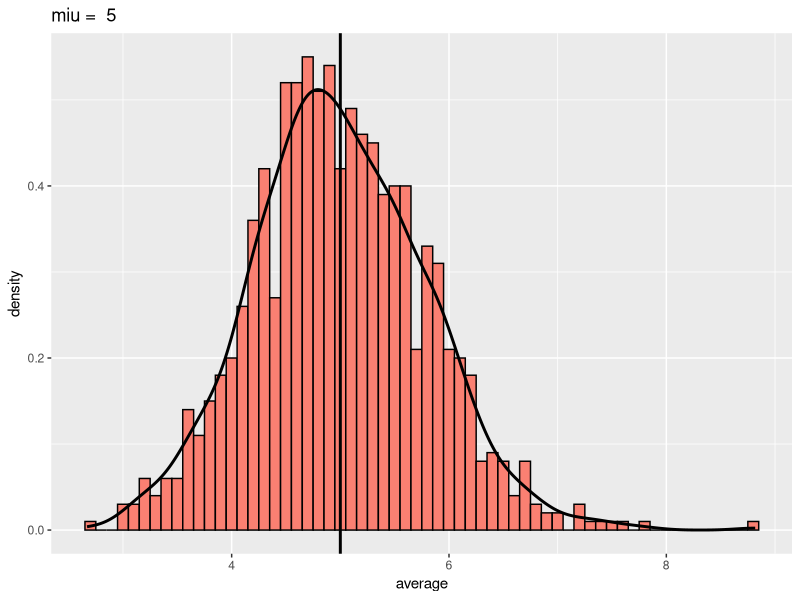
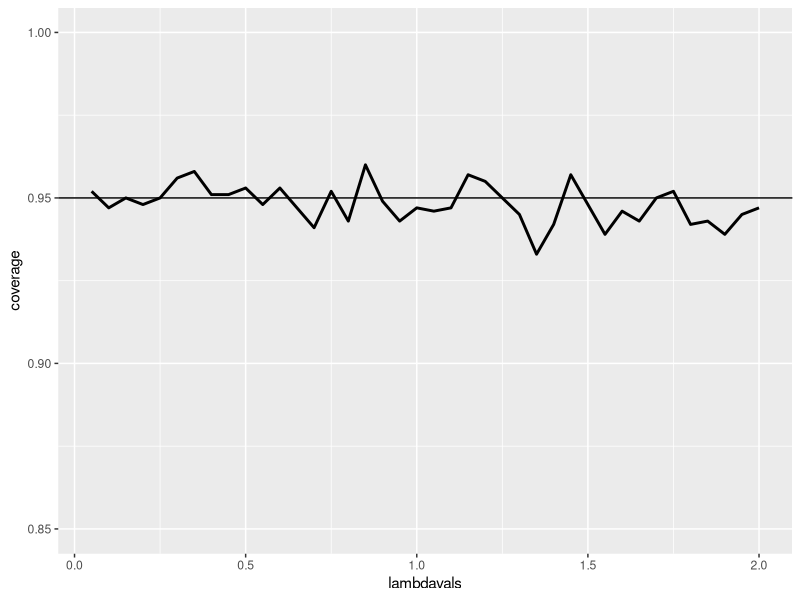

R code for these plots, in order:
## ---- chunk 1
nosim <- 1000
n<-40
lambda<-0.2
mean(apply(matrix(rexp(nosim*n, lambda), ncol=n), 1, mean))
1/lambda
## ---- chunk 2
nosim <- 1000
n<-40
lambda<-0.2
sd(apply(matrix(rexp(nosim*n, lambda), ncol=n), 1, mean))^2
(1/lambda)^2/n
## ---- chunk 3
library(data.table)
nosim <- 1000
n<-40
lambda<-0.2
df<-data.table(average=apply(matrix(rexp(nosim*n, lambda), ncol=n), 1, mean))
## ---- chunk 4
library(ggplot2)
g <- ggplot(df, aes(x = average)) + labs(title = paste('miu = ', 1/lambda))
g <- g + geom_histogram(fill = "salmon",binwidth=0.1, aes(y = ..density..), colour = "black")
g <- g + geom_density(size = 1) + geom_vline(xintercept = 1/lambda, size =1)
g
## ---- chunk 5
lambdavals <- seq(0.05, 2.0, by = 0.05)
nosim <- 1000
n<-400
coverage <- sapply(lambdavals, function(lambda) {
  xhats<-matrix(rexp(nosim*n, lambda), ncol=n)
  miu<-apply(xhats, 1, mean)
  S<-apply(xhats, 1, sd)
  ll <- miu - 1.96*S/sqrt(n)
  ul <- miu + 1.96*S/sqrt(n)
  mean(ll < 1/lambda & ul > 1/lambda)
})
## ---- chunk 6
library(ggplot2)
g <- ggplot(data.frame(lambdavals,coverage), aes(x = lambdavals, y=coverage))
g <- g + geom_line(size=1)
g <- g + geom_hline(yintercept = 0.95)
g <- g + coord_cartesian(ylim = c(0.85,1))
g
